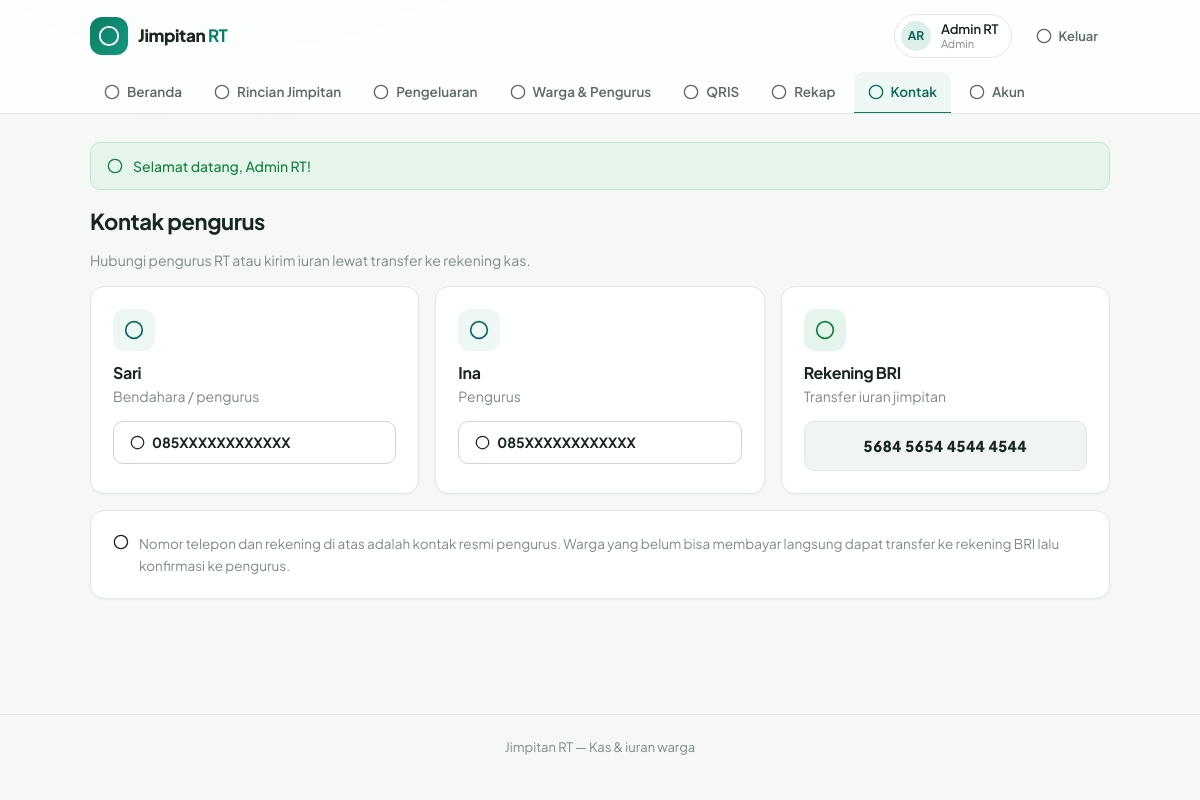
The page /dashboard.php?view=kontak (signed in) on the database its author committed.
### tables this page shows
CREATE TABLE `users` (
  `id`            BIGINT UNSIGNED NOT NULL AUTO_INCREMENT,
  `username`      VARCHAR(30)  NOT NULL COMMENT 'Username login',
  `name`          VARCHAR(255) NOT NULL COMMENT 'Nama lengkap',
  `role`          ENUM('admin','pengurus','warga') NOT NULL DEFAULT 'warga',
  `password_hash` VARCHAR(255) NOT NULL COMMENT 'Hash bcrypt (seed awal plaintext, di-upgrade otomatis)',
  `created_at`    TIMESTAMP NOT NULL DEFAULT CURRENT_TIMESTAMP,
  PRIMARY KEY (`id`),
  UNIQUE KEY `uq_username` (`username`)
);

### includes/db.php (called while the page is built, shortened)
<?php
function db(): PDO
{
    static $pdo = null;
    if ($pdo !== null) {
        return $pdo;
    }
    $dsn = 'mysql:host=' . DB_HOST . ';dbname=' . DB_NAME . ';charset=utf8mb4';
    try {
        $pdo = new PDO($dsn, DB_USER, DB_PASS, [
            PDO::ATTR_ERRMODE => PDO::ERRMODE_EXCEPTION,
            PDO::ATTR_DEFAULT_FETCH_MODE => PDO::FETCH_ASSOC,
            PDO::ATTR_EMULATE_PREPARES => false,
        ]);
    } catch (PDOException $e) {
        if ($e->getCode() === '1049' || strpos($e->getMessage(), 'Unknown database') !== false) {
            http_response_code(500);
            $base = rtrim(dirname($_SERVER['SCRIPT_NAME'] ?? '/'), '/\\');
            echo '<!doctype html><html lang="id"><head><meta charset="utf-8"><title>Database belum siap</title>'
                . '<link rel="stylesheet" href="' . $base . '/assets/style.css"></head><body>'
                . '<main class="container page" style="max-width:560px;padding-top:64px">'
                . '<div class="card card-pad" style="text-align:center">'
                . '<div class="empty-icon">!</div>'
                . '<h1 class="h2" style="margin-top:12px">Database belum dibuat</h1>'
                . '<p class="muted">Database <code>' . htmlspecialchars(DB_NAME) . '</code> belum ada di MySQL. '
                . 'Jalankan <a href="' . $base . '/setup.php">setup.php</a> sekali saja, atau import '
                . '<code>jimpitan.sql</code> lewat phpMyAdmin.</p>'
                . '<a class="btn btn-primary" href="' . $base . '/setup.php">Buka setup.php</a>'
                . '</div></main></body></html>';
            exit;
        }
        throw $e;
    }
    return $pdo;
}

### includes/auth.php (called while the page is built, shortened)
<?php
require_once __DIR__ . '/functions.php';
function current_user(): ?array
{
    $stmt = db()->prepare('SELECT * FROM users WHERE id = ?');
    $stmt->execute([(int) $_SESSION['user_id']]);
    $user = $stmt->fetch();
    return $user;
}
function require_login(): array
{
    $user = current_user();
    return $user;
}

### includes/functions.php (called while the page is built, shortened)
<?php
require_once __DIR__ . '/db.php';
function e(?string $s): string
{
    return htmlspecialchars((string) $s, ENT_QUOTES, 'UTF-8');
}
function initials(?string $name): string
{
    $parts = array_values(array_filter(preg_split('/\s+/', trim((string) $name)) ?: []));
    $first = mb_substr($parts[0], 0, 1);
    $last = count($parts) > 1 ? mb_substr(end($parts), 0, 1) : '';
    return mb_strtoupper($first . $last);
}
function flash_get(): array
{
    $f = $_SESSION['flash'] ?? [];
    return $f;
}

### includes/layout.php (the view, shortened to what this page needs)
<?php
require_once __DIR__ . '/auth.php';
function svg_icon(string $name, int $size = 18): string
{
    $body = $icons[$name] ?? '<circle cx="12" cy="12" r="10"/>';
    return '<svg class="icon" width="' . $size . '" height="' . $size . '" viewBox="0 0 24 24" fill="none" '
        . 'stroke="currentColor" stroke-width="2" stroke-linecap="round" stroke-linejoin="round" aria-hidden="true">'
        . $body . '</svg>';
}
function nav_items(string $role): array
{
    $all = [
        'beranda'     => ['Beranda', 'home', ['admin', 'pengurus', 'warga']],
        'jimpitan'    => ['Rincian Jimpitan', 'calendar', ['admin', 'pengurus', 'warga']],
        'pengeluaran' => ['Pengeluaran', 'wallet', ['admin', 'pengurus', 'warga']],
        'warga'       => ['Warga & Pengurus', 'users', ['admin']],
        'qris'        => ['QRIS', 'qr', ['admin', 'pengurus', 'warga']],
        'rekap'       => ['Rekap', 'db', ['admin', 'pengurus']],
        'kontak'      => ['Kontak', 'phone', ['admin', 'pengurus', 'warga']],
        'akun'        => ['Akun', 'user', ['admin', 'pengurus', 'warga']],
    ];
    $items = [];
    foreach ($all as $key => [$label, $icon, $roles]) {
        if (in_array($role, $roles, true)) {
            $items[$key] = [$label, $icon];
        }
    }
    return $items;
}
function render_header(array $user, string $active): void
{
    $items = nav_items($user['role']);
    $roleLabel = ['admin' => 'Admin', 'pengurus' => 'Pengurus', 'warga' => 'Warga'];
    echo '<header class="topbar">';
    echo '<div class="container topbar-inner">';
    echo '<a class="brand" href="dashboard.php"><span class="brand-mark">' . svg_icon('coins', 22) . '</span>'
        . '<span class="brand-text">Jimpitan <strong>RT</strong></span></a>';
    echo '<div class="topbar-right">';
    echo '<span class="user-chip"><span class="avatar">' . e(initials($user['name'])) . '</span>'
        . '<span class="user-meta"><span class="user-name">' . e($user['name']) . '</span>'
        . '<span class="user-role">' . e($roleLabel[$user['role']] ?? $user['role']) . '</span></span></span>';
    echo '<a class="btn btn-ghost btn-sm" href="logout.php">' . svg_icon('logout', 16) . 'Keluar</a>';
    echo '</div></div>';
    echo '<nav class="container nav-tabs" aria-label="Menu utama">';
    foreach ($items as $key => [$label, $icon]) {
        $cls = $key === $active ? ' nav-tab-active' : '';
        echo '<a class="nav-tab' . $cls . '" href="dashboard.php?view=' . $key . '">' . svg_icon($icon, 16) . $label . '</a>';
    }
    echo '</nav>';
    echo '</header>';
}
function page_top(string $title, ?array $user = null, ?string $active = null): void
{
    echo '<!doctype html><html lang="id"><head><meta charset="utf-8">'
        . '<meta name="viewport" content="width=device-width, initial-scale=1">'
        . '<title>' . e($title) . ' — ' . APP_NAME . '</title>'
        . '<link rel="preconnect" href="https://fonts.googleapis.com">'
        . '<link rel="preconnect" href="https://fonts.gstatic.com" crossorigin>'
        . '<link rel="stylesheet" href="https://fonts.googleapis.com/css2?family=Plus+Jakarta+Sans:wght@400;500;600;700;800&display=swap">'
        . '<link rel="stylesheet" href="assets/style.css">'
        . '</head><body><div class="glow-bg" aria-hidden="true"></div>';
    if ($user) {
        render_header($user, $active);
    }
    echo '<main class="container page">';
    foreach (flash_get() as $f) {
        echo '<div class="flash flash-' . e($f['type']) . '"><span class="flash-icon">'
            . svg_icon($f['type'] === 'success' ? 'check' : 'alert', 16) . '</span>'
            . e($f['msg']) . '</div>';
    }
}
function page_bottom(): void
{
    echo '</main>';
    echo '<footer class="footer"><div class="container">' . APP_NAME . ' — ' . APP_TAGLINE . '</div></footer>';
    echo '</body></html>';
}
function section_title(string $title, string $desc = ''): string
{
    return '<div class="section-head"><h1 class="h2">' . e($title) . '</h1>'
        . ($desc !== '' ? '<p class="muted">' . e($desc) . '</p>' : '') . '</div>';
}

### assets/style.css (style rules this page uses)
:root { --bg: #f5f8f6; --surface: #ffffff; --surface-2: #f0f5f2; --text: #18261f; --text-soft: #5b6b63; --muted: #7d8b84; --border: #e1e8e3; --border-strong: #ccd8d1; --primary: #0d7c66; --primary-strong: #0a6a57; --primary-soft: #dcefe9; --primary-softer: #eef7f4; --success: #15803d; --success-bg: #e6f5ec; --warn: #b45309; --warn-bg: #fdf3e2; --danger: #c0392b; --danger-bg: #fdecea; --dark: #22312a; --radius: 14px; --radius-sm: 10px; --shadow-sm: 0 1px 2px rgba(24, 38, 31, 0.05); --shadow-md: 0 12px 32px -14px rgba(24, 38, 31, 0.18); --font: "Plus Jakarta Sans", ui-sans-serif, system-ui, -apple-system, "Segoe UI", Roboto, sans-serif; }
* { box-sizing: border-box; }
html { -webkit-text-size-adjust: 100%; }
body { margin: 0; font-family: var(--font); font-size: 15px; line-height: 1.6; color: var(--text); background: var(--bg); -webkit-font-smoothing: antialiased; }
a { color: var(--primary); text-decoration: none; }
.container { max-width: 1060px; margin: 0 auto; padding: 0 20px; position: relative; z-index: 1; }
.page { padding-top: 28px; padding-bottom: 64px; min-height: calc(100vh - 220px); }
h1, h2, h3 { line-height: 1.25; letter-spacing: -0.02em; margin: 0 0 8px; }
.h2 { font-size: 22px; font-weight: 700; }
.muted { color: var(--muted); font-size: 14px; }
.topbar { background: rgba(255, 255, 255, 0.86); backdrop-filter: blur(10px); border-bottom: 1px solid var(--border); position: sticky; top: 0; z-index: 20; }
.topbar-inner { display: flex; align-items: center; justify-content: space-between; gap: 16px; padding-top: 14px; padding-bottom: 14px; }
.brand { display: inline-flex; align-items: center; gap: 10px; color: var(--text); font-weight: 800; letter-spacing: -0.02em; font-size: 17px; }
.brand-mark { display: inline-flex; align-items: center; justify-content: center; width: 38px; height: 38px; border-radius: 12px; background: linear-gradient(135deg, #0d7c66, #14997e); color: #fff; box-shadow: var(--shadow-sm); }
.brand-text strong { color: var(--primary); }
.topbar-right { display: flex; align-items: center; gap: 12px; }
.user-chip { display: inline-flex; align-items: center; gap: 10px; padding: 6px 12px 6px 6px; background: var(--surface); border: 1px solid var(--border); border-radius: 999px; }
.avatar { display: inline-flex; align-items: center; justify-content: center; width: 30px; height: 30px; border-radius: 50%; background: var(--primary-soft); color: var(--primary-strong); font-weight: 700; font-size: 12px; }
.user-meta { display: flex; flex-direction: column; line-height: 1.2; }
.user-name { font-weight: 600; font-size: 13px; }
.user-role { font-size: 11px; color: var(--muted); }
.nav-tabs { display: flex; gap: 4px; padding-bottom: 0; overflow-x: auto; scrollbar-width: none; }
.nav-tab { display: inline-flex; align-items: center; gap: 7px; padding: 9px 14px; border-radius: var(--radius-sm) var(--radius-sm) 0 0; color: var(--text-soft); font-size: 13.5px; font-weight: 600; white-space: nowrap; border-bottom: 2px solid transparent; margin-bottom: -1px; }
.nav-tab-active { color: var(--primary-strong); background: var(--primary-softer); border-bottom-color: var(--primary); }
.btn { display: inline-flex; align-items: center; justify-content: center; gap: 7px; border: 1px solid transparent; border-radius: var(--radius-sm); padding: 9px 16px; font: inherit; font-size: 14px; font-weight: 600; cursor: pointer; transition: background 0.15s ease, border-color 0.15s ease, color 0.15s ease, box-shadow 0.15s ease; text-decoration: none !important; white-space: nowrap; }
.btn-ghost { background: transparent; color: var(--text-soft); }
.btn-sm { padding: 6px 11px; font-size: 13px; border-radius: 9px; }
.btn .icon { flex: none; }
.flash { display: flex; align-items: center; gap: 10px; padding: 12px 16px; border-radius: var(--radius-sm); margin-bottom: 18px; font-size: 14px; font-weight: 500; }
.flash-icon { display: inline-flex; }
.flash-success { background: var(--success-bg); color: var(--success); border: 1px solid #bfe3cd; }
.footer { border-top: 1px solid var(--border); padding: 22px 0; margin-top: 20px; font-size: 13px; color: var(--muted); text-align: center; }

### rows shown on the page
users: name "AR", name "Admin RT", role "Admin"

### other values the page prints
$label "Beranda"
$label "Rincian Jimpitan"
$label "Pengeluaran"
$label "Warga & Pengurus"
$label "QRIS"
$label "Rekap"
$label "Kontak"
$label "Akun"
$f['msg'] "Selamat datang, Admin RT!"
$title "Kontak pengurus"
$desc "Hubungi pengurus RT atau kirim iuran lewat transfer ke rekening kas."
APP_NAME "Jimpitan RT"
APP_TAGLINE "Kas & iuran warga"
